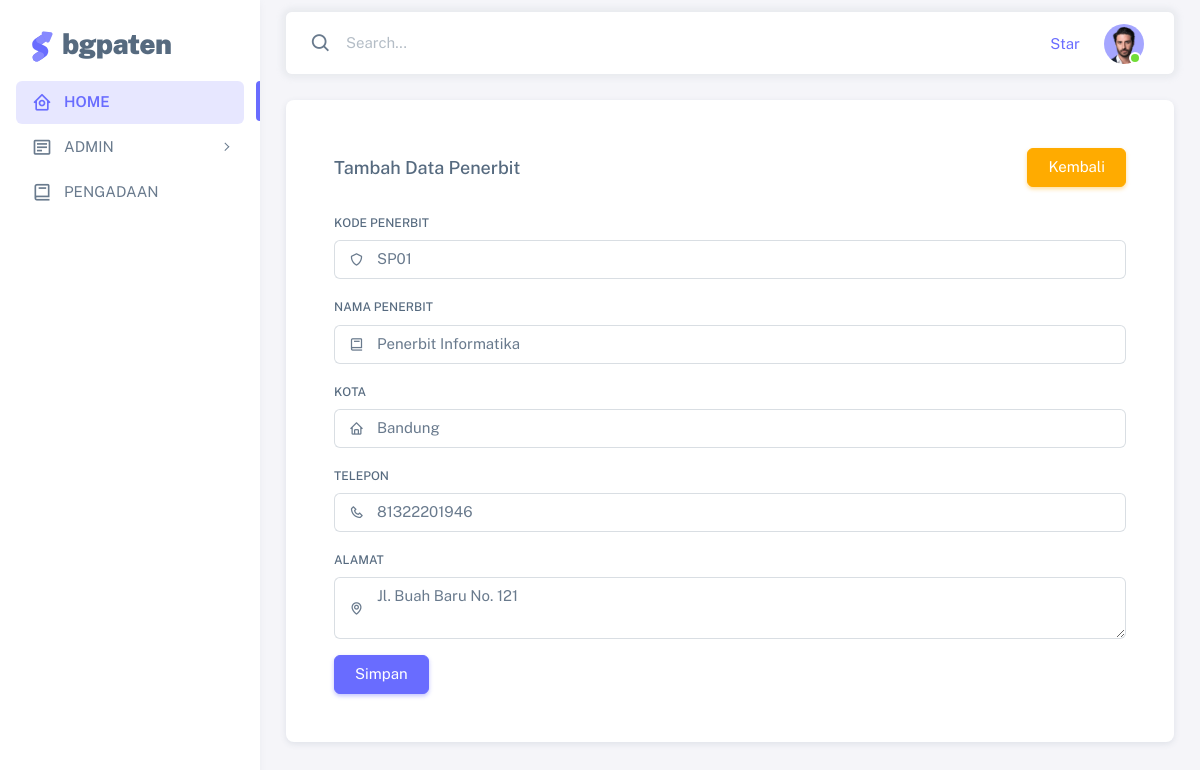
The page /penerbit/edit.php?id=1 on the database its author committed.
### tables this page shows
CREATE TABLE `penerbit` (
  `id` bigint(20) UNSIGNED NOT NULL,
  `kode` varchar(11) NOT NULL,
  `nama` varchar(255) NOT NULL,
  `alamat` text NOT NULL,
  `kota` varchar(255) NOT NULL,
  `telepon` bigint(20) NOT NULL,
  `created_at` timestamp NULL DEFAULT NULL,
  `updated_at` timestamp NULL DEFAULT NULL
);

### penerbit/edit.php (the view, shortened to what this page needs)
<?php
require_once "../config.php";
$id = $_GET["id"];
$edit = mysqli_query($connect, "SELECT * FROM  penerbit WHERE id=$id");
?>
<!DOCTYPE html>
<html lang="en" class="light-style layout-menu-fixed" dir="ltr" data-theme="theme-default" data-assets-path="../assets/"
    data-template="vertical-menu-template-free">
<head>
    <link rel="stylesheet" href="../assets/vendor/fonts/boxicons.css" />
    <link rel="stylesheet" href="../assets/vendor/css/core.css" class="template-customizer-core-css" />
    <link rel="stylesheet" href="../assets/vendor/css/theme-default.css" class="template-customizer-theme-css" />
    <link rel="stylesheet" href="../assets/css/demo.css" />
    <link rel="stylesheet" href="../assets/vendor/libs/perfect-scrollbar/perfect-scrollbar.css" />
    <link rel="stylesheet" href="../assets/vendor/libs/apex-charts/apex-charts.css" />
</head>
<body>
    <div class="layout-wrapper layout-content-navbar">
        <div class="layout-container">
            <aside id="layout-menu" class="layout-menu menu-vertical menu bg-menu-theme">
                <div class="app-brand demo">
                    <a href="index.html" class="app-brand-link">
                        <span class="app-brand-logo demo">
                        </span>
                        <span class="app-brand-text demo menu-text fw-bolder ms-2">BgPaten</span>
                    </a>
                </div>
                <ul class="menu-inner py-1">
                    <li class="menu-item active">
                        <a href="../index.php" class="menu-link">
                            <i class="menu-icon tf-icons bx bx-home-circle"></i>
                            <div data-i18n="Analytics">HOME</div>
                        </a>
                    </li>
                    <li class="menu-item">
                        <a href="javascript:void(0);" class="menu-link menu-toggle">
                            <i class="menu-icon tf-icons bx bx-detail"></i>
                            <div data-i18n="Form Layouts">ADMIN</div>
                        </a>
                    </li>
                    <li class="menu-item">
                        <a href="../pengadaan.php" class="menu-link">
                            <i class="menu-icon tf-icons bx bx-book"></i>
                            <div data-i18n="Analytics">PENGADAAN</div>
                        </a>
                    </li>
                </ul>
            </aside>
            <div class="layout-page">
                <nav class="layout-navbar container-xxl navbar navbar-expand-xl navbar-detached align-items-center bg-navbar-theme"
                    id="layout-navbar">
                    <div class="navbar-nav-right d-flex align-items-center" id="navbar-collapse">
                        <div class="navbar-nav align-items-center">
                            <div class="nav-item d-flex align-items-center">
                                <i class="bx bx-search fs-4 lh-0"></i>
                                <input type="text" class="form-control border-0 shadow-none" placeholder="Search..."
                                    aria-label="Search..." />
                            </div>
                        </div>
                        <ul class="navbar-nav flex-row align-items-center ms-auto">
                            <li class="nav-item lh-1 me-3">
                                <a class="github-button"
                                    href="https://github.com/themeselection/sneat-html-admin-template-free"
                                    data-icon="octicon-star" data-size="large" data-show-count="true"
                                    aria-label="Star themeselection/sneat-html-admin-template-free on GitHub">Star</a>
                            </li>
                            <li class="nav-item navbar-dropdown dropdown-user dropdown">
                                <a class="nav-link dropdown-toggle hide-arrow" href="javascript:void(0);"
                                    data-bs-toggle="dropdown">
                                    <div class="avatar avatar-online">
                                        <img src="../assets/img/avatars/1.png" alt
                                            class="w-px-40 h-auto rounded-circle" />
                                    </div>
                                </a>
                            </li>
                        </ul>
                    </div>
                </nav>
                <div class="content-wrapper">
                    <div class="container-xxl flex-grow-1 container-p-y">
                        <div class="card">
                            <div class="card-body">
                                <div class="card-header d-flex justify-content-between align-items-center">
                                    <h5 class="mb-0">Tambah Data Penerbit</h5>
                                    <a href="../admin.php"><button type="submit" class="btn btn-warning float-end">Kembali</button></a>
                                </div>
                                <div class="card-body">
                                <?php
                foreach ($edit as $dataedit) {
                ?>
                                    <form method="post">
                                        <div class="mb-3">
                                            <label class="form-label" for="basic-icon-default-fullname">Kode
                                                Penerbit</label>
                                            <div class="input-group input-group-merge">
                                                <span id="basic-icon-default-fullname2" class="input-group-text"><i
                                                        class="bx bx-shield"></i></span>
                                                <input name="kode" type="text" class="form-control" value="<?= $dataedit["kode"] ?>"
                                                    id="basic-icon-default-fullname" placeholder="John Doe"
                                                    aria-label="John Doe"
                                                    aria-describedby="basic-icon-default-fullname2" />
                                            </div>
                                        </div>
                                        <div class="mb-3">
                                            <label class="form-label" for="basic-icon-default-company">Nama
                                                Penerbit</label>
                                            <div class="input-group input-group-merge">
                                                <span id="basic-icon-default-company2" class="input-group-text"><i
                                                        class="bx bx-book"></i></span>
                                                <input name="nama" type="text" id="basic-icon-default-company" value="<?= $dataedit["nama"] ?>"
                                                    class="form-control" placeholder="ACME Inc." aria-label="ACME Inc."
                                                    aria-describedby="basic-icon-default-company2" />
                                            </div>
                                        </div>
                                        <div class="mb-3">
                                            <label class="form-label" for="basic-icon-default-email">kota</label>
                                            <div class="input-group input-group-merge">
                                                <span class="input-group-text"><i class="bx bx-home"></i></span>
                                                <input name="kota" type="text" id="basic-icon-default-email" value="<?= $dataedit["kota"] ?>"
                                                    class="form-control" placeholder="john.doe" aria-label="john.doe"
                                                    aria-describedby="basic-icon-default-email2" />
                                            </div>
                                        </div>
                                        <div class="mb-3">
                                            <label class="form-label" for="basic-icon-default-phone">telepon</label>
                                            <div class="input-group input-group-merge">
                                                <span id="basic-icon-default-phone2" class="input-group-text"><i
                                                        class="bx bx-phone"></i></span>
                                                <input name="telepon" type="text" id="basic-icon-default-phone" value="<?= $dataedit["telepon"] ?>"
                                                    class="form-control phone-mask" placeholder="658 799 8941"
                                                    aria-label="658 799 8941"
                                                    aria-describedby="basic-icon-default-phone2" />
                                            </div>
                                        </div>
                                        <div class="mb-3">
                                            <label class="form-label" for="basic-icon-default-message">Alamat</label>
                                            <div class="input-group input-group-merge">
                                                <span id="basic-icon-default-message2" class="input-group-text"><i
                                                        class="bx bx-map"></i></span>
                                                <textarea name="alamat" id="basic-icon-default-message"
                                                    class="form-control"
                                                    placeholder="Hi, Do you have a moment to talk Joe?"
                                                    aria-label="Hi, Do you have a moment to talk Joe?"
                                                    aria-describedby="basic-icon-default-message2"><?= $dataedit["alamat"] ?></textarea>
                                            </div>
                                        </div>
                                        <button name="simpan" type="submit" class="btn btn-primary">Simpan</button>
                                    </form>
                                    <?php
                }
                                    ?>
                                </div>
                            </div>
                        </div>
                    </div>
                </div>
            </div>
        </div>
</body>
</html>

### assets/css/demo.css (style rules this page uses)
.menu .app-brand.demo { height: 64px; margin-top: 12px; }
.app-brand-logo.demo svg { width: 22px; height: 38px; }
.app-brand-text.demo { font-size: 1.75rem; letter-spacing: -0.5px; text-transform: lowercase; }

### rows shown on the page
penerbit: kode "SP01", nama "Penerbit Informatika", kota "Bandung", telepon "81322201946", alamat "Jl. Buah Baru No. 121"
